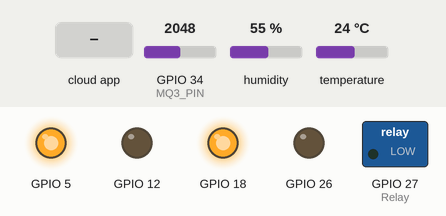
The sketch below on a simulated ESP32. On the bench: switched loads named in the sketch (green lamp = pin HIGH), output pins drawn as LEDs (lit = HIGH). Inputs (shaded band) come from the test bench; at power-on: temperature 24 °C, GPIO 34 (MQ3_PIN) = 2048, humidity 55 %. WiFi joins after 1.5 s; servers stay silent unless stated; the Firebase database answers and starts empty; what the sketch prints to the serial monitor is not drawn.

Above: at 2.8 s.
2.9 s: temperature set to 32 °C
6.5 s: temperature set to 35 °C
At 9.0 s:
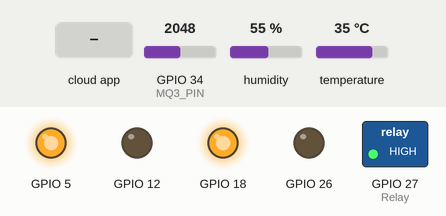
9.7 s: the phone or cloud app sets flag to 1
At 12.3 s:
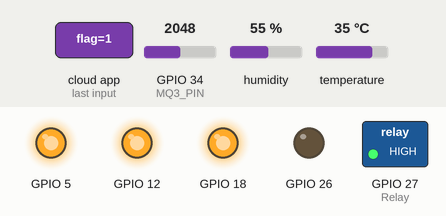
12.9 s: the phone or cloud app sets d_flag to 1
At 14.9 s:
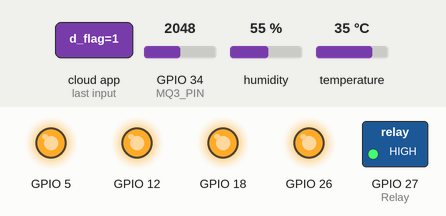
16.0 s: the phone or cloud app sets flag to 0
At 18.7 s:
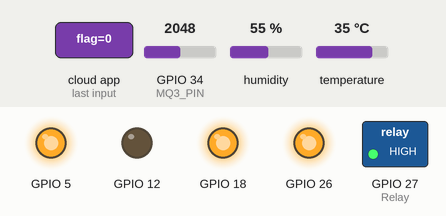
19.1 s: temperature set to 32 °C
21.9 s: temperature set to 29 °C
At 25.1 s:
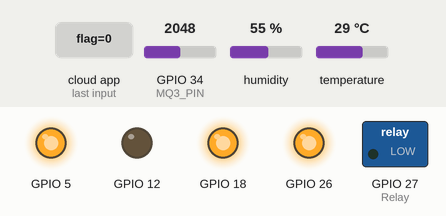
Timing chart, 0 to 26.2 s (numbered marks = the images above; inputs shaded):
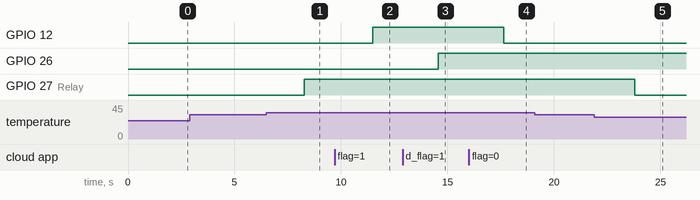

The sketch:

VJ_Hackathon.ino
```cpp
#include <FirebaseESP32.h>
#include <WiFi.h>
#include "DHT.h"
#define MQ3_PIN 34
#define VOLTAGE_REF 5.0
#define CO_SENSOR_CALIBRATION 9.83
#define SENSOR_SENSITIVITY_CO 0.2

#define WIFI_SSID "Abcdefg"
#define WIFI_PASSWORD "12349876"
#define FIREBASE_HOST "******************************"
#define FIREBASE_Authorization_key "T********************************j"

#define DHTPIN 14
#define DHTTYPE DHT11
DHT dht(DHTPIN, DHTTYPE);

FirebaseData firebaseData;
FirebaseJson json;
int motor =0;
int count =0;
int flag = 0;
int p_flag=0;
int d_flag=0;
int Relay=27;
int motor_button=0;
FirebaseConfig firebaseConfig;
FirebaseAuth firebaseAuth;

void setup() {
  pinMode(5,OUTPUT);
  digitalWrite(5,HIGH);
 Serial.begin(115200);
  dht.begin();
   WiFi.begin (WIFI_SSID, WIFI_PASSWORD);
   Serial.print("Connecting...");
  while (WiFi.status() != WL_CONNECTED)
  {
    Serial.print(".");
    delay(300);
  }
   pinMode(18,OUTPUT);
  digitalWrite(18,HIGH);
  Serial.println();
  Serial.print("IP Address: ");
  Serial.println(WiFi.localIP());
  Serial.println();


  firebaseConfig.host = FIREBASE_HOST;
  firebaseConfig.api_key = FIREBASE_Authorization_key;
  firebaseConfig.signer.tokens.legacy_token = FIREBASE_Authorization_key; // Set legacy token


  Firebase.begin(&firebaseConfig, &firebaseAuth);

  pinMode(Relay,OUTPUT);
  pinMode(12,OUTPUT);
  Firebase.setFloat(firebaseData, "/Safety/counter", 0);
  pinMode(26,OUTPUT);
  pinMode(Relay,OUTPUT);
  digitalWrite(Relay, LOW);
}

void loop() {
  float hum = dht.readHumidity();
  float temp = dht.readTemperature();
  int sensorValue = analogRead(MQ3_PIN);
  float voltage = sensorValue * (5.0 / 1023.0);
  float coConcentration = pow(10, (voltage - CO_SENSOR_CALIBRATION));
  if (Firebase.getString(firebaseData, "/Safety/motor_on")) {
    motor = firebaseData.stringData().toInt();
  }
   if (Firebase.getString(firebaseData, "/Safety/flag")) {
    p_flag = firebaseData.stringData().toInt();
  }
  if (Firebase.getString(firebaseData, "/Safety/d_flag")) {
    d_flag = firebaseData.stringData().toInt();
  }
  if (Firebase.getString(firebaseData, "/Safety/motor")) {
    motor_button = firebaseData.stringData().toInt();}

   if (isnan(hum) || isnan(temp)  ){
    Serial.println(F("Failed to read from DHT sensor!"));
    return;
  }

  Serial.print("Temperature: ");
  Serial.print(temp);
  Serial.print("°C");
  Serial.print(" Humidity: ");
  Serial.print(hum);
  Serial.print("% ");
  Serial.println(coConcentration);
  Serial.println();
  //Serial.println(p_flag);
  if((temp > 33) || (motor == 1)){
    flag=1;
    digitalWrite(Relay, HIGH);
    Firebase.setFloat(firebaseData, "/Safety/motor_on", 1);
  }
  if (temp<=30){
    digitalWrite(Relay, LOW);
    Firebase.setFloat(firebaseData, "/Safety/motor_on", 0);
    if (flag == 1){
      count++;
      flag=0;
      Firebase.setFloat(firebaseData, "/Safety/counter", count);
    }

  }
  if (p_flag==1){
    digitalWrite(12,HIGH);
  }
  if (p_flag==0){
    digitalWrite(12,LOW);
  }
   if (d_flag==1){
    digitalWrite(26,HIGH);
  }
  if (d_flag==0){
    digitalWrite(26,LOW);
  }


  Firebase.setFloat(firebaseData, "/Safety/temperature", temp);
  Firebase.setFloat(firebaseData, "/Safety/CO",  coConcentration);
   delay(2000);
   }
```

Measured:
- the behaviour switches between 33 and 34 °C on temperature (found by bisection; images 0 and 1)
- the behaviour switches between 31 and 30 °C on temperature (found by bisection; images 4 and 5)
- after the input at 2.9 s, every drawn part: stays the same
- after the input at 6.5 s, GPIO 27 (Relay): LOW → HIGH after 1.8 s
- after the input at 9.7 s, GPIO 12: LOW → HIGH after 1.8 s
- after the input at 12.9 s, GPIO 26: LOW → HIGH after 1.7 s
- after the input at 16.0 s, GPIO 12: HIGH → LOW after 1.6 s
- after the input at 19.1 s, every drawn part: stays the same
- after the input at 21.9 s, GPIO 27 (Relay): HIGH → LOW after 1.9 s
